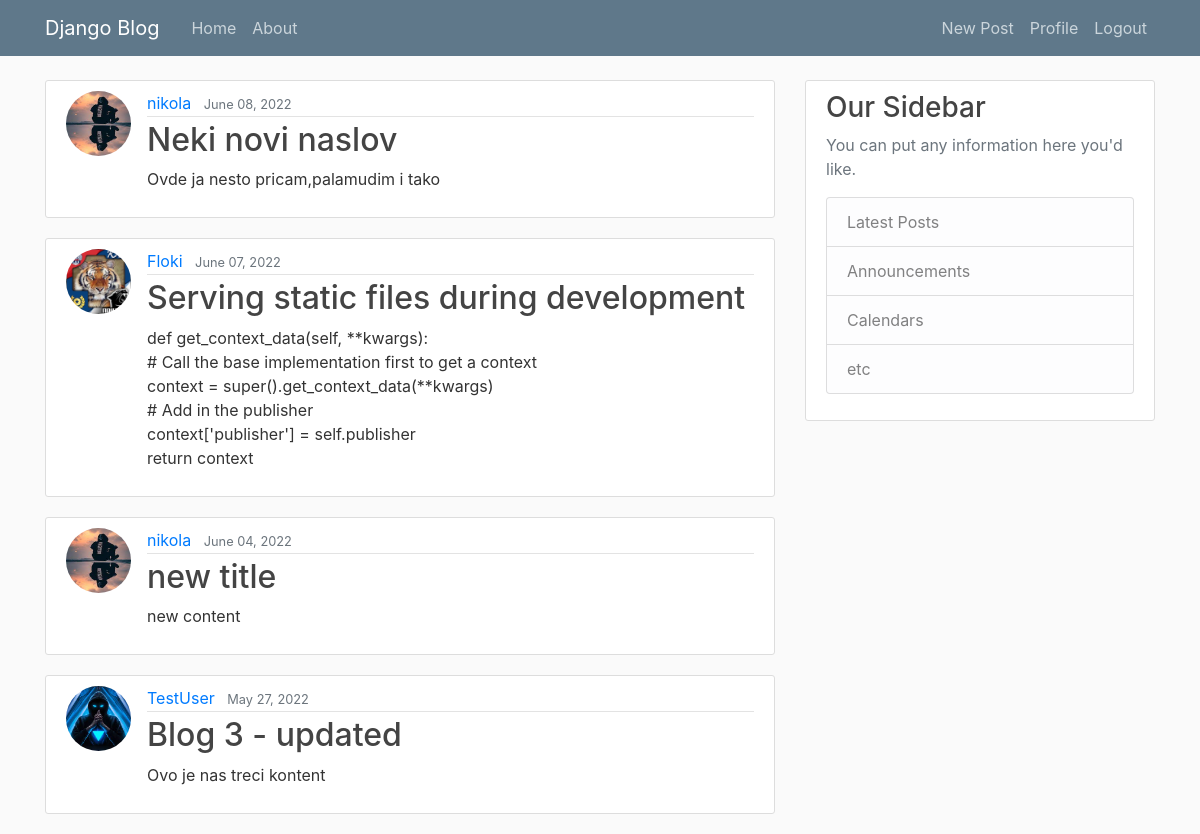
/ (signed in), run on the app's committed database.
### blog/models.py (models this page shows, shortened)
class Post(models.Model):
    title = models.CharField(max_length=100)
    content = models.TextField()
    date_posted = models.DateTimeField(default=timezone.now)
    author = models.ForeignKey(User, on_delete=models.CASCADE)

### users/models.py (models this page shows, shortened)
class Profile(models.Model):
    user = models.OneToOneField(User, on_delete=models.CASCADE)
    image = models.ImageField(default='default.jpg', upload_to='profile_pics')

### blog/views.py (the view)
# urls.py: path('', PostListView.as_view(), name='blog-home'),
class PostListView(ListView):
    model = Post
    template_name = 'blog/home.html'  # <app>/<model>_<viewtype>.html
    context_object_name = 'posts'
    ordering = ['-date_posted']

### blog/templates/blog/home.html
{% extends 'blog/base.html' %}
{% block content %}
    {% for post in posts %}
        <article class="media content-section">
            <img class="rounded-circle article-img"src="{{ post.author.profile.image.url }}">
            <div class="media-body">
            <div class="article-metadata">
                <a class="mr-2" href="#">{{ post.author }}</a>
                <small class="text-muted">{{ post.date_posted|date:"F d, Y" }}</small>
            </div>
            <h2><a class="article-title" href="{% url 'post-detail' post.id %}">{{ post.title }}</a></h2>
            <p class="article-content">{{ post.content }}</p>
            </div>
        </article>
    {% endfor %}
{% endblock content %}

### blog/static/blog/main.css (style rules this page uses)
body { background: #fafafa; color: #333333; margin-top: 5rem; }
h1, h2, h3, h4, h5, h6 { color: #444444; }
.content-section { background: #ffffff; padding: 10px 20px; border: 1px solid #dddddd; border-radius: 3px; margin-bottom: 20px; }
.article-title { color: #444444; }
.article-content { white-space: pre-line; }
.article-img { height: 65px; width: 65px; margin-right: 16px; }
.article-metadata { padding-bottom: 1px; margin-bottom: 4px; border-bottom: 1px solid #e3e3e3 }

### data on the page
Post: author.profile.image (picture), author "nikola", date_posted "June 08, 2022", title "Neki novi naslov", content "Ovde ja nesto pricam,palamudim i tako"
Post: author.profile.image (picture), author "Floki", date_posted "June 07, 2022", title "Serving static files during development", content "def get_context_data(self, **kwargs): # Call the base implementation first to get a context context = super().get_context_data(**kwargs) # Add in the publisher context['publisher'] = self.publisher return context"
Post: author.profile.image (picture), author "nikola", date_posted "June 04, 2022", title "new title", content "new content"
Post: author.profile.image (placeholder picture), author "TestUser", date_posted "May 27, 2022", title "Blog 3 - updated", content "Ovo je nas treci kontent"
